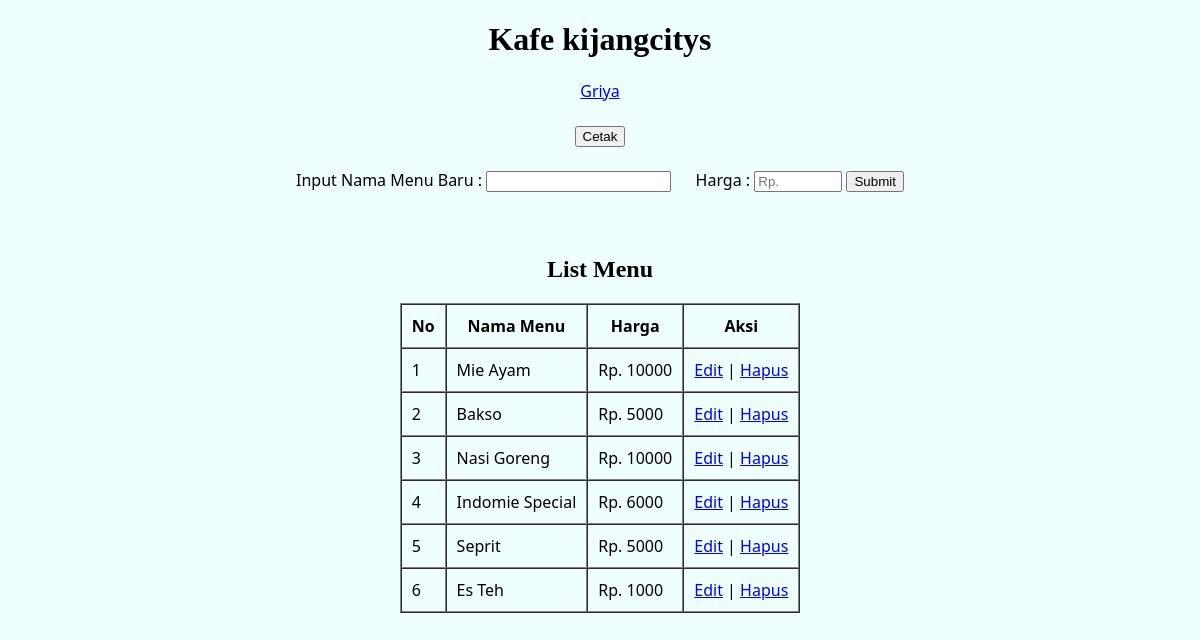
Screenshot of /tambahMenu.php with the database file from the repository.
### tables this page shows
CREATE TABLE `data_menu` (
  `id_menu` int(10) UNSIGNED NOT NULL,
  `nama_menu` varchar(100) NOT NULL,
  `harga` int(50) UNSIGNED NOT NULL
);

### tambahMenu.php (the view, shortened to what this page needs)
<?php
    require "config.php";
    $queryAmbilDataMenu = "SELECT * FROM data_menu";
    $objectAmbilDataMenu = mysqli_query($conn, $queryAmbilDataMenu);
    $menus = [];
    while( $menu = mysqli_fetch_assoc($objectAmbilDataMenu) ) {
        $menus[] = $menu;
    }
?>
<!DOCTYPE html>
<html lang="en">
<head>
    <link rel="stylesheet" href="style.css">
</head>
<body>
    <header id="header">
        <div class="container">
            <center>
                <h1>Kafe kijangcitys</h1>
                <a href="index.php">Griya</a>
                <br><br>
                <button type="button" name="cetak" onclick="return window.print();">Cetak</button>
                <br><br>
            </center>
        </div>
    </header>
    <section id="content">
        <div class="container">
            <center>
                <form action="" method="post">
                    <label for="menuBaru">Input Nama Menu Baru : </label>
                    <input type="text" name="menuBaru" id="menuBaru" required autocomplete="off">
                    <label for="hargaBaru">Harga : </label>
                    <input type="number" id="hargaBaru" min="1000" max="100000" name="hargaBaru" placeholder="Rp." required>
                    <button type="submit" name="submit">Submit</button>
                </form>
                <br><br>
                <h2>List Menu</h2>
                <table border="1" cellpadding="10" cellspacing="0">
                    <tr>
                        <th>No</th>
                        <th>Nama Menu</th>
                        <th>Harga</th>
                        <th class="aksi">Aksi</th>
                    </tr>
                    <?php $i=1; ?>
                    <?php foreach( $menus as $menu ) : ?>
                        <tr>
                            <td><?= $i++; ?></td>
                            <td><?= $menu["nama_menu"]; ?></td>
                            <td>Rp. <?= $menu["harga"]; ?></td>
                            <td class="aksi"><a href="editMenu.php?id_menu=<?= $menu["id_menu"]; ?>">Edit</a> | <a href="hapusMenu.php?id_menu=<?= $menu["id_menu"]; ?>" onclick="return confirm('Yakin Kawan?')">Hapus</a></td>
                        </tr>
                    <?php endforeach; ?>
                </table>
            </center>
        </div>
    </section>
</body>
</html>

### style.css (style rules this page uses)
body { background-color: #efffff; font-family: "Segoe UI", Tahoma, Geneva, Verdana, sans-serif; }
h1, h2, h3 { font-family: Cambria, Cochin, Georgia, Times, "Times New Roman", serif !important; }

### rows the page displays
data_menu: nama_menu "Mie Ayam", harga "10000"
data_menu: nama_menu "Bakso", harga "5000"
data_menu: nama_menu "Nasi Goreng", harga "10000"
data_menu: nama_menu "Indomie Special", harga "6000"
data_menu: nama_menu "Seprit", harga "5000"
data_menu: nama_menu "Es Teh", harga "1000"
